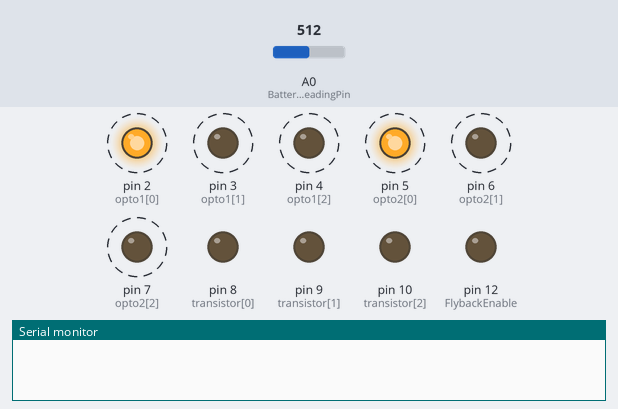
Bench run of a sketch on a simulated Arduino Uno, built with avr-gcc and run on an emulated ATmega328P. On the bench: output pins drawn as LEDs (lit = HIGH), the last lines printed to the serial monitor. Dashed ring = blinking. Inputs (shaded band) come from the test bench; at power-on: A0 (BatteryReadingPin) = 512. Pins used as bus, display or sensor lines are not drawn.

Above: at 0.15 s.
At 1.4 s:
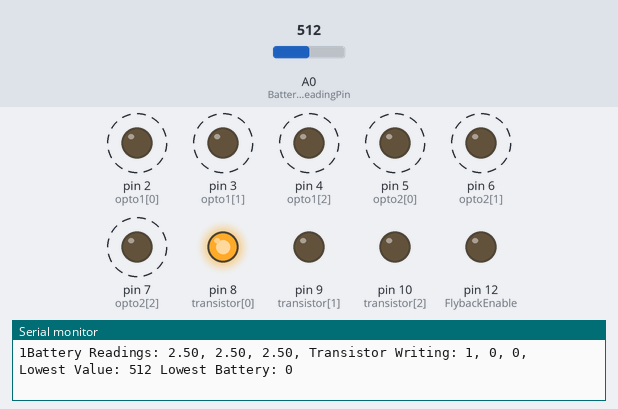
1.5 s: A0 (BatteryReadingPin) set to 110
4.8 s: A0 (BatteryReadingPin) set to 89
8.1 s: A0 (BatteryReadingPin) set to 0
At 10.47 s:
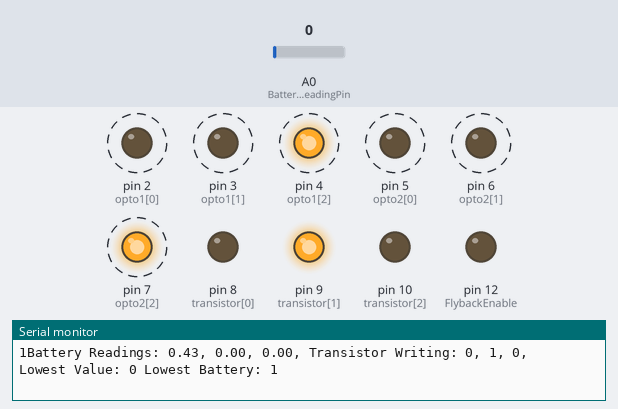
Timing chart, 0 to 17.4 s (numbered marks = the images above; inputs shaded):
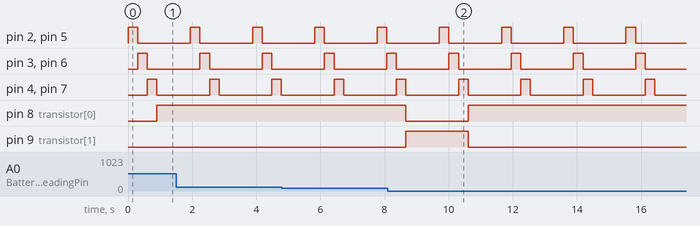

The sketch:

BMS.ino
```cpp
#define DEBUG_MODE false  // Set to false when exporting to Excel

#define NumOfBatteries 3
#define CapChargeTime 300
#define BatChargeTime 10000
#define HighestValue 1027
#define FlybackThreshold 5

// To Store the battery reading
int BatteryReadingValues[NumOfBatteries];

// These Arrays contain the pins of every catogory
int transistor[NumOfBatteries] = {8,9,10};
int opto1[NumOfBatteries] = {2,3,4};
int opto2[NumOfBatteries] ={5,6,7};

// Analog and its Enable that controls the reading the battery values
int BatteryReadingPin = A0;
int EnableAnalogRead = 11;

// Flyback Control
int FlybackEnable = 12;
int FlybackReadingPin = A1;

// Variable that help in finding the Lowest battery
int LowestIndex = 0;
int LowestCharge = HighestValue;

void DebugLog(String message) {
  if (DEBUG_MODE) {
    Serial.println(message);
  }
}

void TurnOffAllOpto(){
  for(int i=0; i < NumOfBatteries;i++){
    digitalWrite(opto1[i], LOW);
    digitalWrite(opto2[i], LOW);
    //digitalWrite(transistor[i], LOW);
  }
}

void TurnOffAllTransistors(){
  for(int i=0; i < NumOfBatteries;i++){
    digitalWrite(transistor[i], LOW);
  }
}

void ReadBattery(int index){
  // First Turn Off all optocouplers to make sure it is turned off
  TurnOffAllOpto();
  // Open the Optocouplers of each battery
  digitalWrite(opto1[index],HIGH);
  digitalWrite(opto2[index],HIGH);
  // Delay to make some time to the capacitor to charge
  delay(CapChargeTime);
  // Disable the optocoupler that is connected to the batteries
  digitalWrite(opto2[index],LOW);
  //digitalWrite(opto1[index],LOW); //Test
  // Enable the opto that insulate the Analog pin
  digitalWrite(EnableAnalogRead,HIGH);
  // Reading the voltage of the selected Capacitor and Store the it
  BatteryReadingValues[index] = analogRead(BatteryReadingPin);
  // Disable the opto that insulate the Analog pin
  digitalWrite(EnableAnalogRead,LOW);
  digitalWrite(opto1[index],LOW);
}

void ReadAll(){
  for (int index = 0; index < NumOfBatteries; index++) {
  ReadBattery(index);
  }
}

void CheckLowestBattery(){
  // Reset the LowestCharge
  LowestCharge = HighestValue;

  // Find the lowest charge battery's Value and Index
  for (int index = 0; index < NumOfBatteries; index++) {
    if (BatteryReadingValues[index] < LowestCharge) {
    LowestCharge = BatteryReadingValues[index];
    LowestIndex = index;
    }
  }

  // Turn Off all transistors
  TurnOffAllTransistors();
  // Turn on the transistor of the lowest battery to charge it
  digitalWrite(transistor[LowestIndex], HIGH);
  Serial.print(digitalRead(transistor[LowestIndex]));
  // digitalWrite(8, HIGH);
  // Serial.print(digitalRead(8));
}

void FlybackControl() {
  // Read the flyback output voltage (convert analog to voltage)
  int flybackRawValue = analogRead(FlybackReadingPin);
  float flybackVoltage = (flybackRawValue / 1023.0) * 5.0; // Assuming a 5V reference

  // Debugging: Print the flyback voltage
  DebugLog("Flyback Voltage: ");
  //DebugLog(flybackVoltage);

  // Check if the voltage is below the threshold
  if (flybackVoltage < FlybackThreshold) {
    // Turn ON the flyback
    digitalWrite(FlybackEnable, HIGH);
    DebugLog("Flyback ON");
  } else {
    // Turn OFF the flyback
    digitalWrite(FlybackEnable, LOW);
    DebugLog("Flyback OFF");
  }
}


void setup() {
  for (int index = 0; index < NumOfBatteries; index++) {
    pinMode(transistor[index], OUTPUT);
    pinMode(opto1[index], OUTPUT);
    pinMode(opto2[index], OUTPUT);
  }

  pinMode(EnableAnalogRead, OUTPUT);
  pinMode(FlybackEnable, OUTPUT);

  pinMode(BatteryReadingPin, INPUT);
  pinMode(FlybackReadingPin, INPUT);
  Serial.begin(9600);
}

void ExportToExcel() {
  // Print battery readings
  Serial.print("Battery Readings: ");
  for (int i = 0; i < NumOfBatteries; i++) {
    Serial.print(BatteryReadingValues[i]*5.0/1023);
    if (i < NumOfBatteries) Serial.print(", ");
  }

    Serial.print("Transistor Writing: ");
  for (int i = 0; i < NumOfBatteries; i++) {
    Serial.print(digitalRead(transistor[i]));
    if (i < NumOfBatteries) Serial.print(", ");
  }

  Serial.print(" Lowest Value: ");
  Serial.print(LowestCharge);
  Serial.print(" Lowest Battery: ");
  Serial.print(LowestIndex);

Serial.println(" ");
  // Print flyback voltage
 // int flybackRawValue = analogRead(FlybackReadingPin);
 // float flybackVoltage = (flybackRawValue / 1023.0) * 5.0;
 // Serial.print(", Flyback Voltage: ");
 // Serial.println(flybackVoltage);
}

void loop() {
  // Reading and processing logic
  ReadAll();
  CheckLowestBattery();
 // FlybackControl();

  // Debugging or Export Logic
  if (DEBUG_MODE) {
    DebugLog("Debug: Battery reading completed.");
  } else {
    ExportToExcel();  // Export data to Excel-compatible format
  }

  delay(1000);  // Delay for readability
}
```

Measured:
- after the input at 8.1 s, pin 8 (transistor[0]): HIGH → LOW after 0.57 s, → HIGH 1.9 s later; pin 9 (transistor[1]): LOW → HIGH after 0.57 s, → LOW 1.9 s later
- by itself, pin 2 (opto1[0]), pin 3 (opto1[1]), pin 4 (opto1[2]), pin 5 (opto2[0]), pin 6 (opto2[1]), pin 7 (opto2[2]): alternates HIGH for 0.30 s and LOW for 1.6 s
